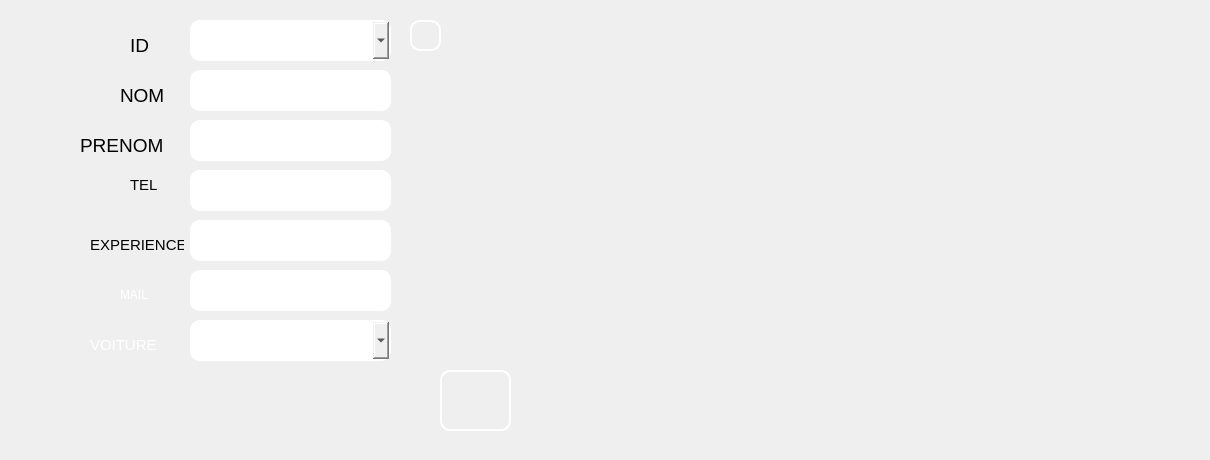
      <widget class="QWidget" name="tab_26">
       <attribute name="title">
        <string>Modifier</string>
       </attribute>
       <widget class="QLineEdit" name="lineEdit_expl2">
        <property name="geometry">
         <rect>
          <x>190</x>
          <y>220</y>
          <width>201</width>
          <height>41</height>
         </rect>
        </property>
        <property name="styleSheet">
         <string notr="true">border-style: solid;
border-color: white;
border-width: 2px;
border-radius: 10px;</string>
        </property>
       </widget>
       <widget class="QPushButton" name="pb_modifier_livreur">
        <property name="geometry">
         <rect>
          <x>440</x>
          <y>370</y>
          <width>71</width>
          <height>61</height>
         </rect>
        </property>
        <property name="styleSheet">
         <string notr="true">border-style: solid;
border-color: white;
border-width: 2px;
border-radius: 10px;
color: rgb(255, 255, 255);
background-image: url(:/img/img/illustration-refresh-icon_53876-5630.jpg);
</string>
        </property>
        <property name="text">
         <string/>
        </property>
       </widget>
       <widget class="QLineEdit" name="lineEdit_prenoml2">
        <property name="geometry">
         <rect>
          <x>190</x>
          <y>120</y>
          <width>201</width>
          <height>41</height>
         </rect>
        </property>
        <property name="styleSheet">
         <string notr="true">border-style: solid;
border-color: white;
border-width: 2px;
border-radius: 10px;</string>
        </property>
       </widget>
       <widget class="QLineEdit" name="lineEdit_tell2">
        <property name="geometry">
         <rect>
          <x>190</x>
          <y>170</y>
          <width>201</width>
          <height>41</height>
         </rect>
        </property>
        <property name="styleSheet">
         <string notr="true">border-style: solid;
border-color: white;
border-width: 2px;
border-radius: 10px;</string>
        </property>
       </widget>
       <widget class="QLineEdit" name="lineEdit_noml2">
        <property name="geometry">
         <rect>
          <x>190</x>
          <y>70</y>
          <width>201</width>
          <height>41</height>
         </rect>
        </property>
        <property name="styleSheet">
         <string notr="true">border-style: solid;
border-color: white;
border-width: 2px;
border-radius: 10px;</string>
        </property>
       </widget>
       <widget class="QComboBox" name="comboBox_40">
        <property name="geometry">
         <rect>
          <x>190</x>
          <y>20</y>
          <width>201</width>
          <height>41</height>
         </rect>
        </property>
        <property name="styleSheet">
         <string notr="true">border-style: solid;
border-color: white;
border-width: 2px;
border-radius: 10px;</string>
        </property>
       </widget>
       <widget class="QLineEdit" name="lineEdit_maill2">
        <property name="geometry">
         <rect>
          <x>190</x>
          <y>270</y>
          <width>201</width>
          <height>41</height>
         </rect>
        </property>
        <property name="styleSheet">
         <string notr="true">border-style: solid;
border-color: white;
border-width: 2px;
border-radius: 10px;</string>
        </property>
       </widget>
       <widget class="QPushButton" name="pb_confirmer99">
        <property name="geometry">
         <rect>
          <x>410</x>
          <y>20</y>
          <width>31</width>
          <height>31</height>
         </rect>
        </property>
        <property name="styleSheet">
         <string notr="true">background-image: url(:/img/img/GreenCheck.jpg);
border-style: solid;
border-color: white;
border-width: 2px;
border-radius: 10px;
color: rgb(255, 255, 255);</string>
        </property>
        <property name="text">
         <string/>
        </property>
       </widget>
       <widget class="QComboBox" name="voiture2">
        <property name="geometry">
         <rect>
          <x>190</x>
          <y>320</y>
          <width>201</width>
          <height>41</height>
         </rect>
        </property>
        <property name="styleSheet">
         <string notr="true">border-style: solid;
border-color: white;
border-width: 2px;
border-radius: 10px;</string>
        </property>
       </widget>
       <widget class="QLabel" name="label_107">
        <property name="enabled">
         <bool>false</bool>
        </property>
        <property name="geometry">
         <rect>
          <x>120</x>
          <y>80</y>
          <width>51</width>
          <height>31</height>
         </rect>
        </property>
        <property name="maximumSize">
         <size>
          <width>94</width>
          <height>76</height>
         </size>
        </property>
        <property name="font">
         <font>
          <family>MS Shell Dlg 2</family>
          <pointsize>11</pointsize>
          <weight>50</weight>
          <italic>false</italic>
          <bold>false</bold>
         </font>
        </property>
        <property name="toolTip">
         <string>&lt;html&gt;&lt;head/&gt;&lt;body&gt;&lt;p&gt;ID&lt;/p&gt;&lt;/body&gt;&lt;/html&gt;</string>
        </property>
        <property name="styleSheet">
         <string notr="true">background-image: url(:/img/img/585e4adacb11b227491c3392.png);

color: rgb(0, 0, 0);
</string>
        </property>
        <property name="text">
         <string>&lt;html&gt;&lt;head/&gt;&lt;body&gt;&lt;p&gt;&lt;span style=&quot; font-size:14pt;&quot;&gt;NOM&lt;/span&gt;&lt;/p&gt;&lt;/body&gt;&lt;/html&gt;</string>
        </property>
        <property name="wordWrap">
         <bool>false</bool>
        </property>
       </widget>
       <widget class="QLabel" name="label_108">
        <property name="enabled">
         <bool>false</bool>
        </property>
        <property name="geometry">
         <rect>
          <x>90</x>
          <y>330</y>
          <width>81</width>
          <height>31</height>
         </rect>
        </property>
        <property name="maximumSize">
         <size>
          <width>94</width>
          <height>76</height>
         </size>
        </property>
        <property name="font">
         <font>
          <family>MS Shell Dlg 2</family>
          <pointsize>11</pointsize>
          <weight>50</weight>
          <italic>false</italic>
          <bold>false</bold>
         </font>
        </property>
        <property name="toolTip">
         <string>&lt;html&gt;&lt;head/&gt;&lt;body&gt;&lt;p&gt;ID&lt;/p&gt;&lt;/body&gt;&lt;/html&gt;</string>
        </property>
        <property name="styleSheet">
         <string notr="true">background-image: url(:/img/img/585e4adacb11b227491c3392.png);

color: rgb(255,255,255);
</string>
        </property>
        <property name="text">
         <string>&lt;html&gt;&lt;head/&gt;&lt;body&gt;&lt;p&gt;VOITURE&lt;/p&gt;&lt;/body&gt;&lt;/html&gt;</string>
        </property>
        <property name="wordWrap">
         <bool>false</bool>
        </property>
       </widget>
       <widget class="QLabel" name="label_109">
        <property name="enabled">
         <bool>false</bool>
        </property>
        <property name="geometry">
         <rect>
          <x>130</x>
          <y>30</y>
          <width>31</width>
          <height>31</height>
         </rect>
        </property>
        <property name="maximumSize">
         <size>
          <width>94</width>
          <height>76</height>
         </size>
        </property>
        <property name="font">
         <font>
          <family>MS Shell Dlg 2</family>
          <pointsize>11</pointsize>
          <weight>50</weight>
          <italic>false</italic>
          <bold>false</bold>
         </font>
        </property>
        <property name="toolTip">
         <string>&lt;html&gt;&lt;head/&gt;&lt;body&gt;&lt;p&gt;ID&lt;/p&gt;&lt;/body&gt;&lt;/html&gt;</string>
        </property>
        <property name="styleSheet">
         <string notr="true">background-image: url(:/img/img/585e4adacb11b227491c3392.png);

color: rgb(0, 0, 0);
</string>
        </property>
        <property name="text">
         <string>&lt;html&gt;&lt;head/&gt;&lt;body&gt;&lt;p&gt;&lt;span style=&quot; font-size:14pt;&quot;&gt;ID&lt;/span&gt;&lt;/p&gt;&lt;/body&gt;&lt;/html&gt;</string>
        </property>
        <property name="wordWrap">
         <bool>false</bool>
        </property>
       </widget>
       <widget class="QLabel" name="label_110">
        <property name="enabled">
         <bool>false</bool>
        </property>
        <property name="geometry">
         <rect>
          <x>120</x>
          <y>280</y>
          <width>41</width>
          <height>31</height>
         </rect>
        </property>
        <property name="maximumSize">
         <size>
          <width>94</width>
          <height>76</height>
         </size>
        </property>
        <property name="font">
         <font>
          <family>MS Shell Dlg 2</family>
          <pointsize>11</pointsize>
          <weight>50</weight>
          <italic>false</italic>
          <bold>false</bold>
         </font>
        </property>
        <property name="toolTip">
         <string>&lt;html&gt;&lt;head/&gt;&lt;body&gt;&lt;p&gt;ID&lt;/p&gt;&lt;/body&gt;&lt;/html&gt;</string>
        </property>
        <property name="styleSheet">
         <string notr="true">background-image: url(:/img/img/585e4adacb11b227491c3392.png);

color: rgb(255,255,255);
</string>
        </property>
        <property name="text">
         <string>&lt;html&gt;&lt;head/&gt;&lt;body&gt;&lt;p&gt;&lt;span style=&quot; font-size:9pt;&quot;&gt;MAIL&lt;/span&gt;&lt;/p&gt;&lt;/body&gt;&lt;/html&gt;</string>
        </property>
        <property name="wordWrap">
         <bool>false</bool>
        </property>
       </widget>
       <widget class="QLabel" name="label_111">
        <property name="enabled">
         <bool>false</bool>
        </property>
        <property name="geometry">
         <rect>
          <x>80</x>
          <y>130</y>
          <width>91</width>
          <height>31</height>
         </rect>
        </property>
        <property name="maximumSize">
         <size>
          <width>94</width>
          <height>76</height>
         </size>
        </property>
        <property name="font">
         <font>
          <family>MS Shell Dlg 2</family>
          <pointsize>11</pointsize>
          <weight>50</weight>
          <italic>false</italic>
          <bold>false</bold>
         </font>
        </property>
        <property name="toolTip">
         <string>&lt;html&gt;&lt;head/&gt;&lt;body&gt;&lt;p&gt;ID&lt;/p&gt;&lt;/body&gt;&lt;/html&gt;</string>
        </property>
        <property name="styleSheet">
         <string notr="true">background-image: url(:/img/img/585e4adacb11b227491c3392.png);

color: rgb(0, 0, 0);
</string>
        </property>
        <property name="text">
         <string>&lt;html&gt;&lt;head/&gt;&lt;body&gt;&lt;p&gt;&lt;span style=&quot; font-size:14pt;&quot;&gt;PRENOM&lt;/span&gt;&lt;/p&gt;&lt;/body&gt;&lt;/html&gt;</string>
        </property>
        <property name="wordWrap">
         <bool>false</bool>
        </property>
       </widget>
       <widget class="QLabel" name="label_112">
        <property name="enabled">
         <bool>false</bool>
        </property>
        <property name="geometry">
         <rect>
          <x>130</x>
          <y>170</y>
          <width>41</width>
          <height>31</height>
         </rect>
        </property>
        <property name="maximumSize">
         <size>
          <width>94</width>
          <height>76</height>
         </size>
        </property>
        <property name="font">
         <font>
          <family>MS Shell Dlg 2</family>
          <pointsize>11</pointsize>
          <weight>50</weight>
          <italic>false</italic>
          <bold>false</bold>
         </font>
        </property>
        <property name="toolTip">
         <string>&lt;html&gt;&lt;head/&gt;&lt;body&gt;&lt;p&gt;ID&lt;/p&gt;&lt;/body&gt;&lt;/html&gt;</string>
        </property>
        <property name="styleSheet">
         <string notr="true">background-image: url(:/img/img/585e4adacb11b227491c3392.png);

color: rgb(0, 0, 0);
</string>
        </property>
        <property name="text">
         <string>&lt;html&gt;&lt;head/&gt;&lt;body&gt;&lt;p&gt;TEL&lt;/p&gt;&lt;/body&gt;&lt;/html&gt;</string>
        </property>
        <property name="wordWrap">
         <bool>false</bool>
        </property>
       </widget>
       <widget class="QLabel" name="label_113">
        <property name="enabled">
         <bool>false</bool>
        </property>
        <property name="geometry">
         <rect>
          <x>90</x>
          <y>230</y>
          <width>94</width>
          <height>31</height>
         </rect>
        </property>
        <property name="maximumSize">
         <size>
          <width>94</width>
          <height>76</height>
         </size>
        </property>
        <property name="font">
         <font>
          <family>MS Shell Dlg 2</family>
          <pointsize>11</pointsize>
          <weight>50</weight>
          <italic>false</italic>
          <bold>false</bold>
         </font>
        </property>
        <property name="toolTip">
         <string>&lt;html&gt;&lt;head/&gt;&lt;body&gt;&lt;p&gt;ID&lt;/p&gt;&lt;/body&gt;&lt;/html&gt;</string>
        </property>
        <property name="styleSheet">
         <string notr="true">background-image: url(:/img/img/585e4adacb11b227491c3392.png);

color: rgb(0, 0, 0);
</string>
        </property>
        <property name="text">
         <string>&lt;html&gt;&lt;head/&gt;&lt;body&gt;&lt;p&gt;EXPERIENCE&lt;/p&gt;&lt;/body&gt;&lt;/html&gt;</string>
        </property>
        <property name="wordWrap">
         <bool>false</bool>
        </property>
       </widget>
       <widget class="QLabel" name="label_18">
        <property name="geometry">
         <rect>
          <x>1080</x>
          <y>330</y>
          <width>121</width>
          <height>121</height>
         </rect>
        </property>
        <property name="styleSheet">
         <string notr="true">background-image: url(:/img/img/1024px-Volkswagen_Logo_till_1995.svg.png);</string>
        </property>
        <property name="text">
         <string/>
        </property>
       </widget>
      </widget>
